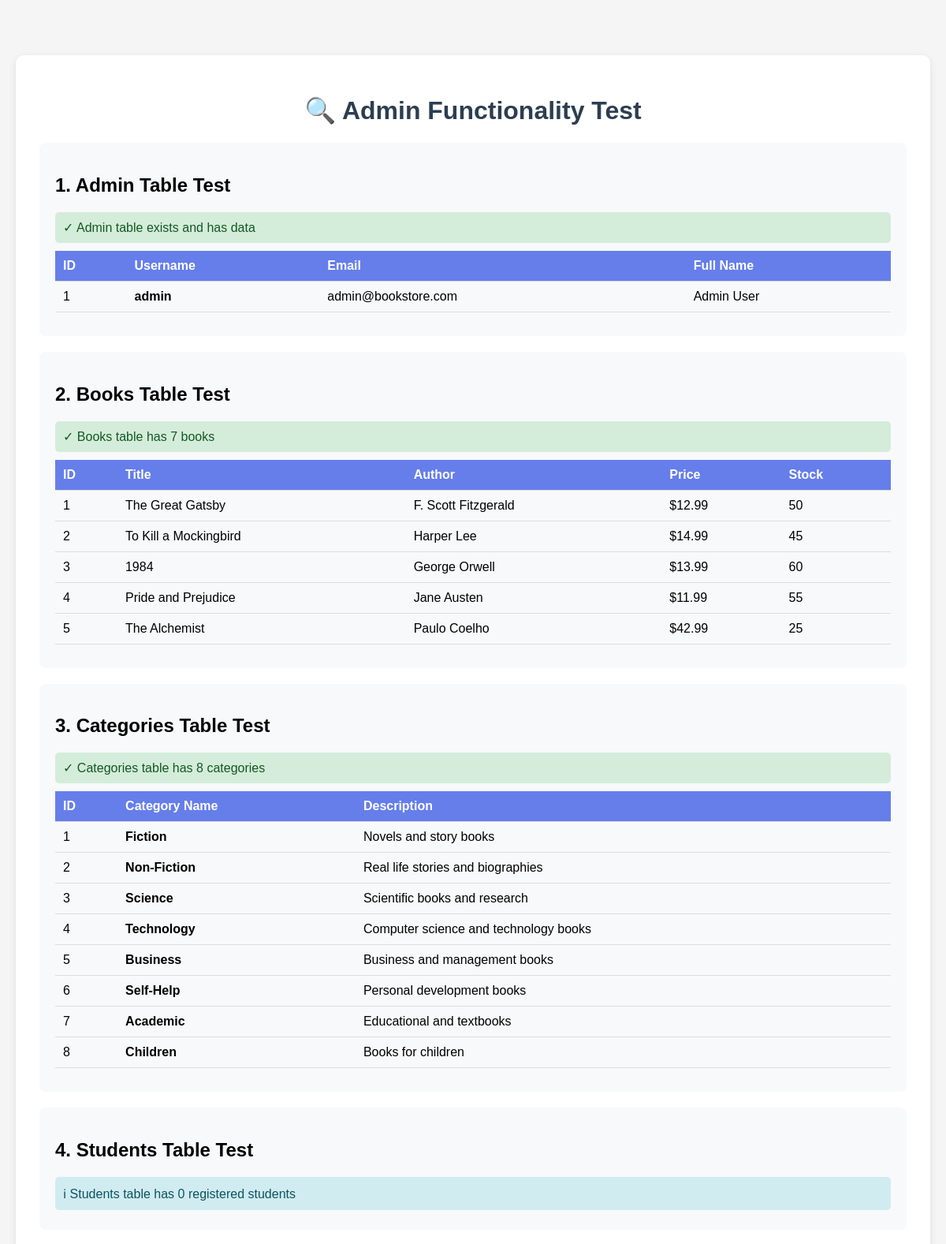
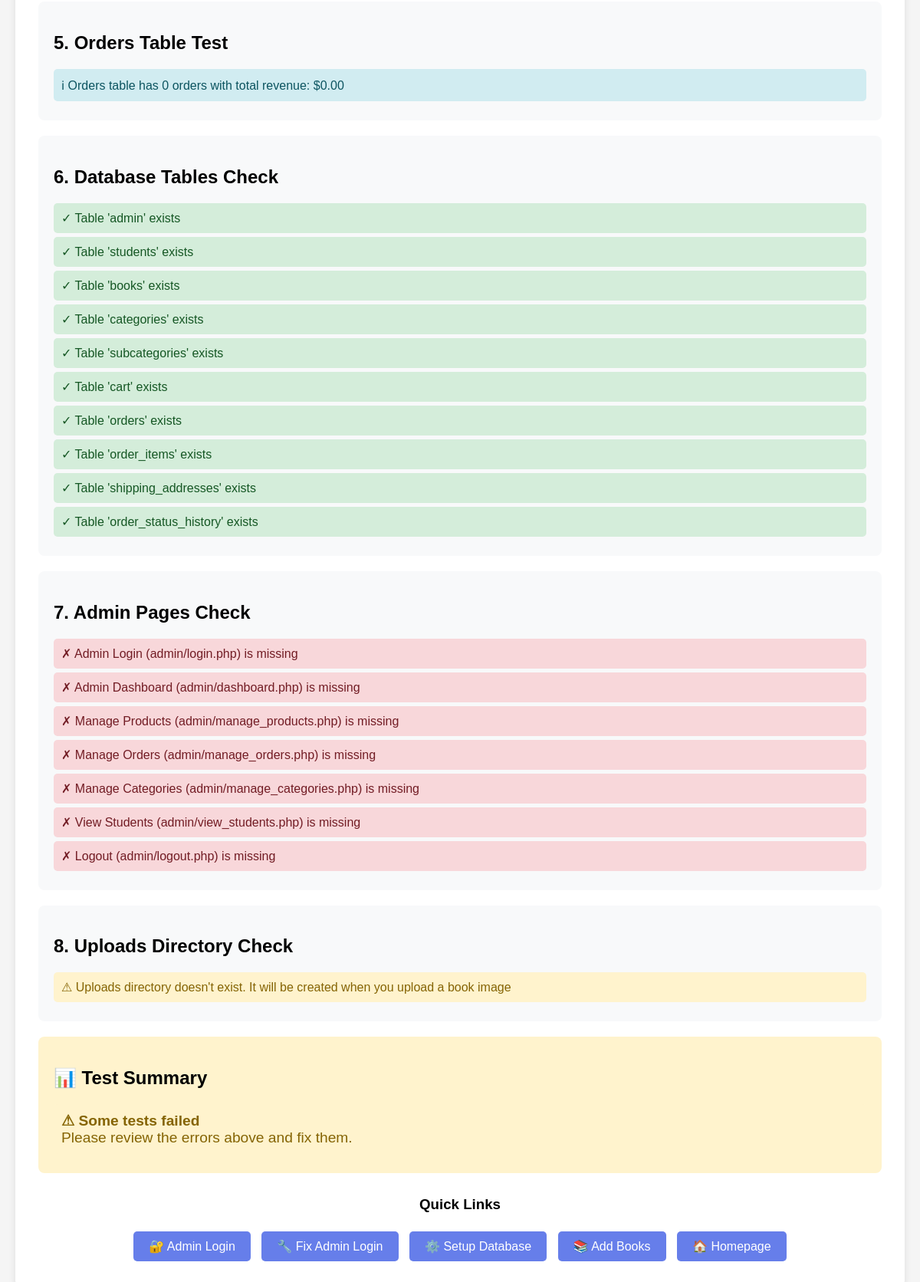
Screenshot of /test_admin_functionality.php with the database file from the repository (2 pictures, top to bottom).
### tables this page shows
CREATE TABLE IF NOT EXISTS books (
    book_id INT PRIMARY KEY AUTO_INCREMENT,
    title VARCHAR(255) NOT NULL,
    author VARCHAR(100) NOT NULL,
    isbn VARCHAR(20) UNIQUE,
    category_id INT NOT NULL,
    subcategory_id INT,
    description TEXT,
    price DECIMAL(10, 2) NOT NULL,
    stock_quantity INT DEFAULT 0,
    image VARCHAR(255),
    publisher VARCHAR(100),
    publication_year INT,
    pages INT,
    language VARCHAR(50) DEFAULT 'English',
    status ENUM('active', 'inactive') DEFAULT 'active',
    created_at TIMESTAMP DEFAULT CURRENT_TIMESTAMP,
    updated_at TIMESTAMP DEFAULT CURRENT_TIMESTAMP ON UPDATE CURRENT_TIMESTAMP,
    FOREIGN KEY (category_id) REFERENCES categories(category_id),
    FOREIGN KEY (subcategory_id) REFERENCES subcategories(subcategory_id)
);

CREATE TABLE IF NOT EXISTS categories (
    category_id INT PRIMARY KEY AUTO_INCREMENT,
    category_name VARCHAR(100) NOT NULL,
    description TEXT,
    created_at TIMESTAMP DEFAULT CURRENT_TIMESTAMP
);

### test_admin_functionality.php (the view, shortened to what this page needs)
<?php
require_once 'config.php';
echo "<!DOCTYPE html>
<html>
<head>
    <title>Test Admin Functionality</title>
    <style>
        body { font-family: Arial, sans-serif; max-width: 1200px; margin: 50px auto; padding: 20px; background: #f5f5f5; }
        .container { background: white; border-radius: 10px; padding: 30px; box-shadow: 0 3px 10px rgba(0,0,0,0.1); }
        h1 { color: #2c3e50; text-align: center; }
        .test-section { margin: 20px 0; padding: 20px; border-radius: 8px; background: #f8f9fa; }
        .success { background: #d4edda; color: #155724; padding: 10px; border-radius: 5px; margin: 5px 0; }
        .error { background: #f8d7da; color: #721c24; padding: 10px; border-radius: 5px; margin: 5px 0; }
        .warning { background: #fff3cd; color: #856404; padding: 10px; border-radius: 5px; margin: 5px 0; }
        .info { background: #d1ecf1; color: #0c5460; padding: 10px; border-radius: 5px; margin: 5px 0; }
        table { width: 100%; border-collapse: collapse; margin: 10px 0; }
        th, td { padding: 10px; text-align: left; border-bottom: 1px solid #ddd; }
        th { background: #667eea; color: white; }
        .btn { display: inline-block; padding: 10px 20px; background: #667eea; color: white; text-decoration: none; border-radius: 5px; margin: 5px; }
        .btn:hover { background: #5568d3; }
    </style>
</head>
<body>
    <div class='container'>
        <h1>🔍 Admin Functionality Test</h1>";
$all_tests_passed = true;
echo "<div class='test-section'>
      <h2>1. Admin Table Test</h2>";
try {
    $admin_query = "SELECT * FROM admin";
    $admin_result = mysqli_query($conn, $admin_query);
    if ($admin_result && mysqli_num_rows($admin_result) > 0) {
        echo "<div class='success'>✓ Admin table exists and has data</div>";
        echo "<table><tr><th>ID</th><th>Username</th><th>Email</th><th>Full Name</th></tr>";
        while ($admin = mysqli_fetch_assoc($admin_result)) {
            echo "<tr>
                    <td>{$admin['admin_id']}</td>
                    <td><strong>{$admin['username']}</strong></td>
                    <td>{$admin['email']}</td>
                    <td>{$admin['full_name']}</td>
                  </tr>";
        }
        echo "</table>";
    } else {
        echo "<div class='error'>✗ Admin table is empty or doesn't exist</div>";
        $all_tests_passed = false;
    }
} catch (Exception $e) {
    echo "<div class='error'>✗ Error: " . $e->getMessage() . "</div>";
    $all_tests_passed = false;
}
echo "</div>";
echo "<div class='test-section'>
      <h2>2. Books Table Test</h2>";
try {
    $books_query = "SELECT COUNT(*) as count FROM books";
    $books_result = mysqli_query($conn, $books_query);
    $books_count = mysqli_fetch_assoc($books_result)['count'];
    if ($books_count > 0) {
        echo "<div class='success'>✓ Books table has {$books_count} books</div>";
        $sample_books = mysqli_query($conn, "SELECT * FROM books LIMIT 5");
        echo "<table><tr><th>ID</th><th>Title</th><th>Author</th><th>Price</th><th>Stock</th></tr>";
        while ($book = mysqli_fetch_assoc($sample_books)) {
            echo "<tr>
                    <td>{$book['book_id']}</td>
                    <td>{$book['title']}</td>
                    <td>{$book['author']}</td>
                    <td>\${$book['price']}</td>
                    <td>{$book['stock_quantity']}</td>
                  </tr>";
        }
        echo "</table>";
    } else {
        echo "<div class='warning'>⚠ Books table is empty. Run add_ethiopian_books.php to add books</div>";
    }
} catch (Exception $e) {
    echo "<div class='error'>✗ Error: " . $e->getMessage() . "</div>";
    $all_tests_passed = false;
}
echo "</div>";
echo "<div class='test-section'>
      <h2>3. Categories Table Test</h2>";
try {
    $categories_query = "SELECT * FROM categories";
    $categories_result = mysqli_query($conn, $categories_query);
    if ($categories_result && mysqli_num_rows($categories_result) > 0) {
        $cat_count = mysqli_num_rows($categories_result);
        echo "<div class='success'>✓ Categories table has {$cat_count} categories</div>";
        echo "<table><tr><th>ID</th><th>Category Name</th><th>Description</th></tr>";
        while ($cat = mysqli_fetch_assoc($categories_result)) {
            echo "<tr>
                    <td>{$cat['category_id']}</td>
                    <td><strong>{$cat['category_name']}</strong></td>
                    <td>{$cat['description']}</td>
                  </tr>";
        }
        echo "</table>";
    } else {
        echo "<div class='error'>✗ Categories table is empty</div>";
        $all_tests_passed = false;
    }
} catch (Exception $e) {
    echo "<div class='error'>✗ Error: " . $e->getMessage() . "</div>";
    $all_tests_passed = false;
}
echo "</div>";
echo "<div class='test-section'>
      <h2>4. Students Table Test</h2>";
try {
    $students_query = "SELECT COUNT(*) as count FROM students";
    $students_result = mysqli_query($conn, $students_query);
    $students_count = mysqli_fetch_assoc($students_result)['count'];
    echo "<div class='info'>ℹ Students table has {$students_count} registered students</div>";
} catch (Exception $e) {
    echo "<div class='error'>✗ Error: " . $e->getMessage() . "</div>";
    $all_tests_passed = false;
}
echo "</div>";
echo "<div class='test-section'>
      <h2>5. Orders Table Test</h2>";
try {
    $orders_query = "SELECT COUNT(*) as count, SUM(total_amount) as revenue FROM orders";
    $orders_result = mysqli_query($conn, $orders_query);
    $orders_data = mysqli_fetch_assoc($orders_result);
    $orders_count = $orders_data['count'];
    $revenue = $orders_data['revenue'] ?? 0;
    echo "<div class='info'>ℹ Orders table has {$orders_count} orders with total revenue: \$" . number_format($revenue, 2) . "</div>";
} catch (Exception $e) {
    echo "<div class='error'>✗ Error: " . $e->getMessage() . "</div>";
    $all_tests_passed = false;
}
echo "</div>";
echo "<div class='test-section'>
      <h2>6. Database Tables Check</h2>";
$required_tables = [
    'admin', 'students', 'books', 'categories', 'subcategories',
    'cart', 'orders', 'order_items', 'shipping_addresses', 'order_status_history'
];
foreach ($required_tables as $table) {
    $check_query = "SHOW TABLES LIKE '$table'";
    $result = mysqli_query($conn, $check_query);
    if (mysqli_num_rows($result) > 0) {
        echo "<div class='success'>✓ Table '{$table}' exists</div>";
    } else {
        echo "<div class='error'>✗ Table '{$table}' is missing</div>";
        $all_tests_passed = false;
    }
}
echo "</div>";
echo "<div class='test-section'>
      <h2>7. Admin Pages Check</h2>";
$admin_pages = [
    'admin/login.php' => 'Admin Login',
    'admin/dashboard.php' => 'Admin Dashboard',
    'admin/manage_products.php' => 'Manage Products',
    'admin/manage_orders.php' => 'Manage Orders',
    'admin/manage_categories.php' => 'Manage Categories',
    'admin/view_students.php' => 'View Students',
    'admin/logout.php' => 'Logout'
];
foreach ($admin_pages as $file => $name) {
    if (file_exists($file)) {
        echo "<div class='success'>✓ {$name} ({$file}) exists</div>";
    } else {
        echo "<div class='error'>✗ {$name} ({$file}) is missing</div>";
        $all_tests_passed = false;
    }
}
echo "</div>";
echo "<div class='test-section'>
      <h2>8. Uploads Directory Check</h2>";
if (file_exists('uploads')) {
    if (is_writable('uploads')) {
        echo "<div class='success'>✓ Uploads directory exists and is writable</div>";
    } else {
        echo "<div class='warning'>⚠ Uploads directory exists but is not writable</div>";
    }
} else {
    echo "<div class='warning'>⚠ Uploads directory doesn't exist. It will be created when you upload a book image</div>";
}
echo "</div>";
echo "<div class='test-section' style='background: " . ($all_tests_passed ? "#d4edda" : "#fff3cd") . ";'>
      <h2>📊 Test Summary</h2>";
if ($all_tests_passed) {
    echo "<div class='success' style='font-size: 1.2rem;'>
          <strong>✓ All critical tests passed!</strong><br>
          Your admin panel is ready to use.
          </div>";
} else {
    echo "<div class='warning' style='font-size: 1.2rem;'>
          <strong>⚠ Some tests failed</strong><br>
          Please review the errors above and fix them.
          </div>";
}
echo "</div>";
echo "<div style='text-align: center; margin-top: 30px;'>
      <h3>Quick Links</h3>
      <a href='admin/login.php' class='btn'>🔐 Admin Login</a>
      <a href='fix_admin_login.php' class='btn'>🔧 Fix Admin Login</a>
      <a href='setup.php' class='btn'>⚙️ Setup Database</a>
      <a href='add_ethiopian_books.php' class='btn'>📚 Add Books</a>
      <a href='index.php' class='btn'>🏠 Homepage</a>
      </div>";
echo "</div></body></html>";
?>

### test_admin_functionality.php (style rules this page uses)
body { font-family: Arial, sans-serif; max-width: 1200px; margin: 50px auto; padding: 20px; background: #f5f5f5; }
.container { background: white; border-radius: 10px; padding: 30px; box-shadow: 0 3px 10px rgba(0,0,0,0.1); }
h1 { color: #2c3e50; text-align: center; }
.test-section { margin: 20px 0; padding: 20px; border-radius: 8px; background: #f8f9fa; }
.success { background: #d4edda; color: #155724; padding: 10px; border-radius: 5px; margin: 5px 0; }
.error { background: #f8d7da; color: #721c24; padding: 10px; border-radius: 5px; margin: 5px 0; }
.warning { background: #fff3cd; color: #856404; padding: 10px; border-radius: 5px; margin: 5px 0; }
.info { background: #d1ecf1; color: #0c5460; padding: 10px; border-radius: 5px; margin: 5px 0; }
table { width: 100%; border-collapse: collapse; margin: 10px 0; }
th, td { padding: 10px; text-align: left; border-bottom: 1px solid #ddd; }
th { background: #667eea; color: white; }
.btn { display: inline-block; padding: 10px 20px; background: #667eea; color: white; text-decoration: none; border-radius: 5px; margin: 5px; }

### rows the page displays
books: book_id "1", title "The Great Gatsby", author "F. Scott Fitzgerald", price "12.99", stock_quantity "50"
books: book_id "2", title "To Kill a Mockingbird", author "Harper Lee", price "14.99", stock_quantity "45"
books: book_id "3", title "1984", author "George Orwell", price "13.99", stock_quantity "60"
books: book_id "4", title "Pride and Prejudice", author "Jane Austen", price "11.99", stock_quantity "55"
books: book_id "5", title "The Alchemist", author "Paulo Coelho", price "42.99", stock_quantity "25"
categories: category_id "1", category_name "Fiction", description "Novels and story books"
categories: category_id "2", category_name "Non-Fiction", description "Real life stories and biographies"
categories: category_id "3", category_name "Science", description "Scientific books and research"
categories: category_id "4", category_name "Technology", description "Computer science and technology books"
categories: category_id "5", category_name "Business", description "Business and management books"
categories: category_id "6", category_name "Self-Help", description "Personal development books"
categories: category_id "7", category_name "Academic", description "Educational and textbooks"
categories: category_id "8", category_name "Children", description "Books for children"

### other values shown
$admin['admin_id'] "1"
$admin['username'] "admin"
$admin['email'] "admin@bookstore.com"
$admin['full_name'] "Admin User"
$books_count "7"
$cat_count "8"
$students_count "0"
$orders_count "0"
$revenue "0.00"
$table "admin"
$table "students"
$table "books"
$table "categories"
$table "subcategories"
$table "cart"
